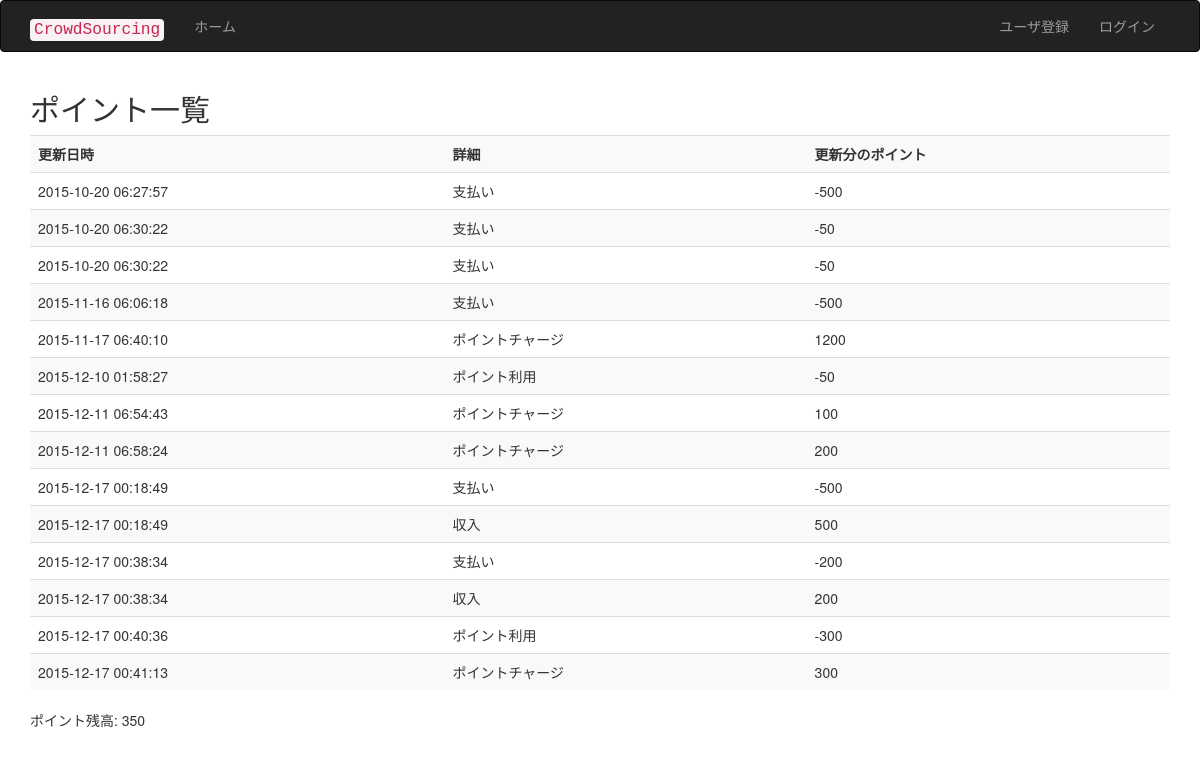
The app's page /point.php?uid=12jk200 with its own data.
### tables this page shows
CREATE TABLE IF NOT EXISTS `tb_point` (
  `pid` bigint(20) unsigned NOT NULL AUTO_INCREMENT,
  `daytime` timestamp NOT NULL DEFAULT CURRENT_TIMESTAMP ON UPDATE CURRENT_TIMESTAMP,
  `userid` varchar(16) NOT NULL,
  `detail` text NOT NULL,
  `pchange` int(11) NOT NULL,
  PRIMARY KEY (`pid`),
  UNIQUE KEY `pid` (`pid`)
);

### point.php (the view, shortened to what this page needs)
<?php
include('page_header.php');
include 'db_inc.php';
if (isset($_GET['uid'])){
	$userid = $_GET['uid'];
}else{
	if(isset($_SESSION['userid'])){
		$userid=$_SESSION['userid'];
		$uname=$_SESSION['uname'];
	}
}
echo "<h2>ポイント一覧</h2>";
$sql = "SELECT * FROM tb_point natural join tb_user  WHERE userid ='{$userid}' ";
$rs = mysql_query($sql, $conn);
$total =0;
echo '<table  class="table table-striped table-hover">';
echo '<tr><th class="number">更新日時</th><th>詳細</th><th>更新分のポイント</th>';
while ( $row = mysql_fetch_array($rs) ) {
	echo '<tr>';
	echo '<td>' . $row['daytime'] . '</td>';
	echo '<td>' . $row['detail'] . '</td>';
	echo '<td>' . $row['pchange'] . '</td>';
	$total +=  $row['pchange'];
	echo '</tr>';
}
echo '</table>';
echo 'ポイント残高: '.$total;
include('page_footer.php');
?>

### records on screen
tb_point: daytime "2015-10-20 06:27:57", detail "支払い", pchange "-500"
tb_point: daytime "2015-10-20 06:30:22", detail "支払い", pchange "-50"
tb_point: daytime "2015-10-20 06:30:22", detail "支払い", pchange "-50"
tb_point: daytime "2015-11-16 06:06:18", detail "支払い", pchange "-500"
tb_point: daytime "2015-11-17 06:40:10", detail "ポイントチャージ", pchange "1200"
tb_point: daytime "2015-12-10 01:58:27", detail "ポイント利用", pchange "-50"
tb_point: daytime "2015-12-11 06:54:43", detail "ポイントチャージ", pchange "100"
tb_point: daytime "2015-12-11 06:58:24", detail "ポイントチャージ", pchange "200"
tb_point: daytime "2015-12-17 00:18:49", detail "支払い", pchange "-500"
tb_point: daytime "2015-12-17 00:18:49", detail "収入", pchange "500"
tb_point: daytime "2015-12-17 00:38:34", detail "支払い", pchange "-200"
tb_point: daytime "2015-12-17 00:38:34", detail "収入", pchange "200"
tb_point: daytime "2015-12-17 00:40:36", detail "ポイント利用", pchange "-300"
tb_point: daytime "2015-12-17 00:41:13", detail "ポイントチャージ", pchange "300"

### other values on screen
$label "ユーザ登録"
$label "ログイン"
$total "350"
